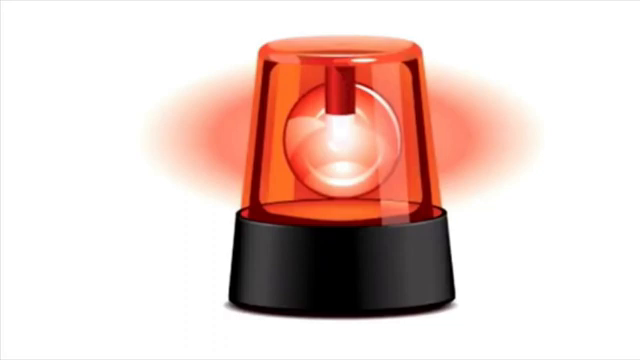
#> input picture frame 15 of temp_video.mp4, 640 x 360 px, given in place of the camera
$ python main.py
#> lines starting #> are read from the running program, lines starting #| are printed output that depends on the picture
import cv2
import smtplib
from email.mime.multipart import MIMEMultipart
from email.mime.text import MIMEText
from email.mime.image import MIMEImage
from email.mime.base import MIMEBase
from email import encoders
from datetime import datetime
import argparse
import os
from pytube import YouTube
import subprocess

face_cascade = cv2.CascadeClassifier("haarcascade_frontalface_default.xml")

# [47 lines left out: functions play_youtube_video, send_email, not called in this run]


video = cv2.VideoCapture(0)
video_played = False  # Flag to track if the video has been played

while True:
    check, frame = video.read()
#> frame is the input picture: shape (360, 640, 3); mean B, G, R 199.8, 205.8, 229.8
    if frame is not None:
        gray = cv2.cvtColor(frame, cv2.COLOR_BGR2GRAY)
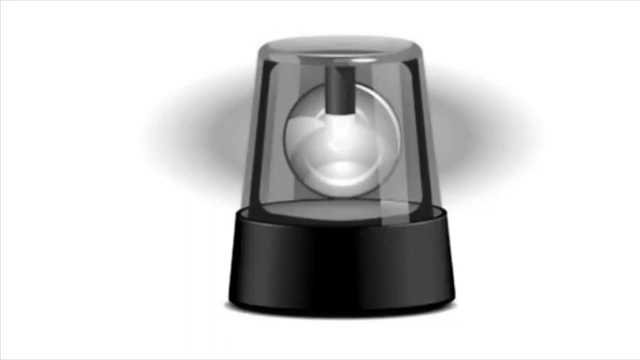
#> gray: shape (360, 640); min 0, max 255, mean 212.3
        faces = face_cascade.detectMultiScale(gray, scaleFactor=1.1, minNeighbors=10)
#> faces = ()
        for x, y, w, h in faces:
            img = cv2.rectangle(frame, (x, y), (x + w, y + h), (0, 255, 0), 3)
            exact_time = datetime.now().strftime('%Y-%b-%d-%H-%M-%S-%f')
            image_path = "face_detected_" + str(exact_time) + ".jpg"
            cv2.imwrite(image_path, img)
            # Send email with the attached image
            sender_email = 'dhanushnatarayadurai@gmail.com'
            sender_password = 'lihptqsppdgpndia'
            recipient_email = 'dhanushnatarayadurai@gmail.com'
            subject = 'Face Detected'
            body = 'A face has been detected. Please find the attached image.'
            send_email(sender_email, sender_password, recipient_email, subject, body, image_path)
            # Play video only once when face is detected
            if not video_played:
                video_url = "https://www.youtube.com/watch?v=5nRgCabardA"  # Example YouTube video URL
                play_youtube_video(video_url)
                video_played = True
#> this loop made 0 passes
#> after the loop, video_played = False

        cv2.imshow("home surv", frame)
        key = cv2.waitKey(1)
#> (key q is pressed here)

        if key == ord('q'):
            ap = argparse.ArgumentParser()
            ap.add_argument("-ext", "--extension", required=False, default='jpg')
            ap.add_argument("-o", "--output", required=False, default='output.mp4')
            args = vars(ap.parse_args())

            dir_path = '.'
            ext = args['extension']
            output = args['output']

            images = []

            for f in os.listdir(dir_path):
                if f.endswith(ext):
                    images.append(f)

#> (the run stopped early here; a loop or call above may not have finished)
